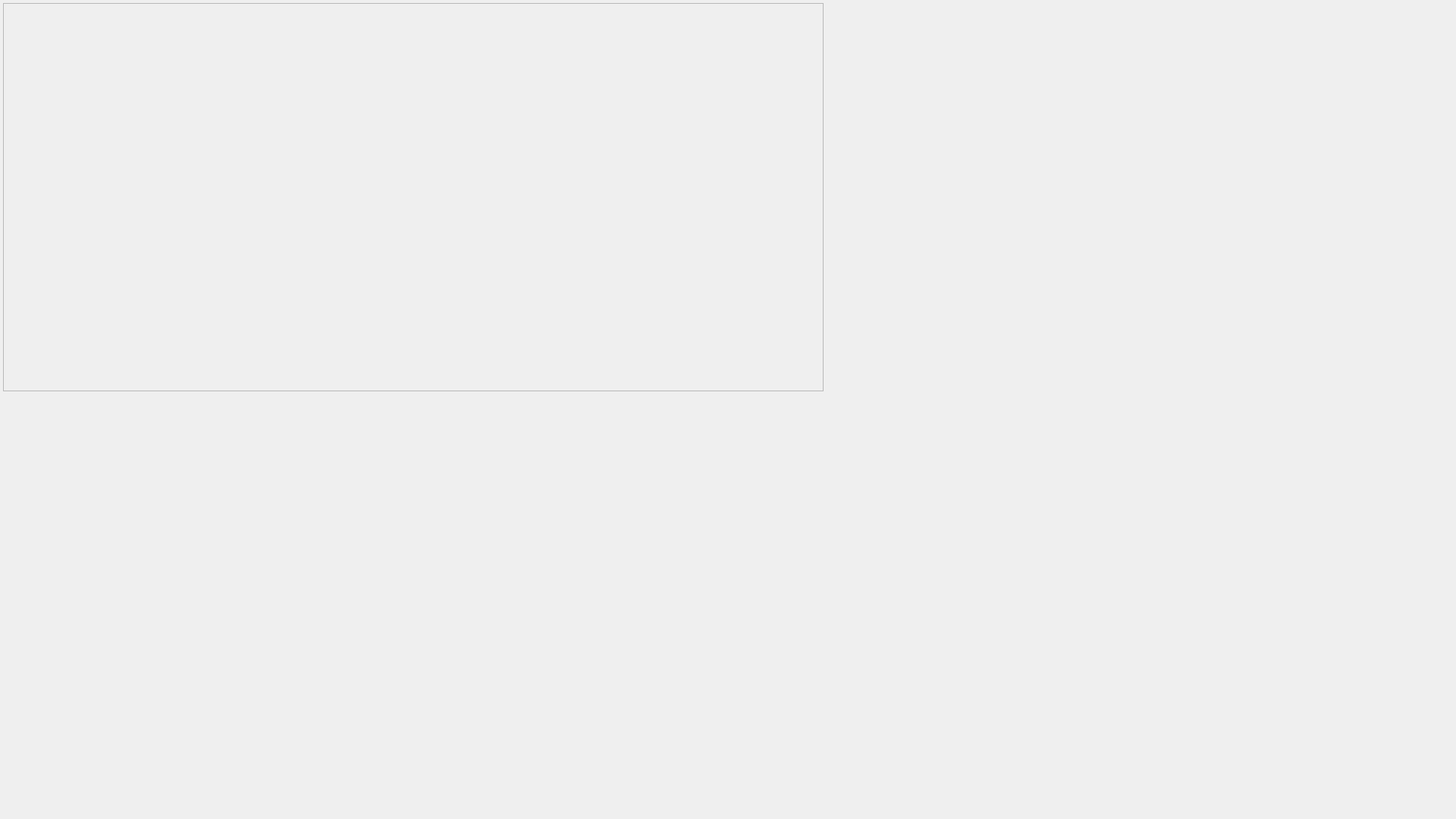
<?xml version="1.0" encoding="UTF-8"?>
<ui version="4.0">
 <class>SetupDialog1080p</class>
 <widget class="QDialog" name="SetupDialog1080p">
  <property name="geometry">
   <rect>
    <x>0</x>
    <y>0</y>
    <width>1920</width>
    <height>1080</height>
   </rect>
  </property>
  <property name="windowTitle">
   <string>Dialog</string>
  </property>
  <widget class="QFrame" name="frame">
   <property name="geometry">
    <rect>
     <x>4</x>
     <y>4</y>
     <width>1082</width>
     <height>512</height>
    </rect>
   </property>
   <property name="frameShape">
    <enum>QFrame::StyledPanel</enum>
   </property>
   <property name="frameShadow">
    <enum>QFrame::Raised</enum>
   </property>
  </widget>
 </widget>
 <resources/>
 <connections/>
</ui>
